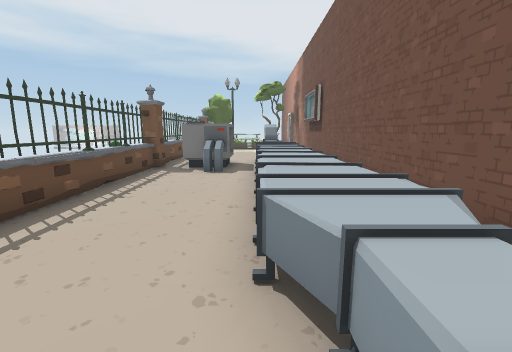
[1] (above)

12 first-person views from a walk through a 3-D level made in the Unity game engine. The camera is 1.3 m above the floor, tilts 10° down and sees 90° across. The floor is counted in squares, 1 m on a side. Each view is taken from the middle of a square. On the plan, view 1 faces up. The plan holds only what a view shows up to about 13 squares ahead; the rest is blank. The place goes on beyond the plan. The player character is not drawn. Some surface patterns are stand-ins.

[2]
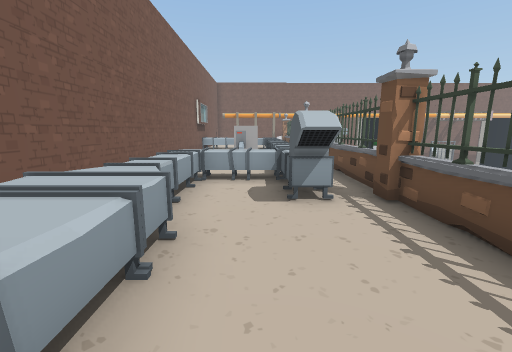

[3]
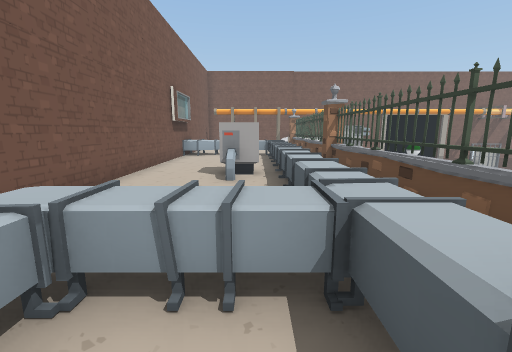

[4]
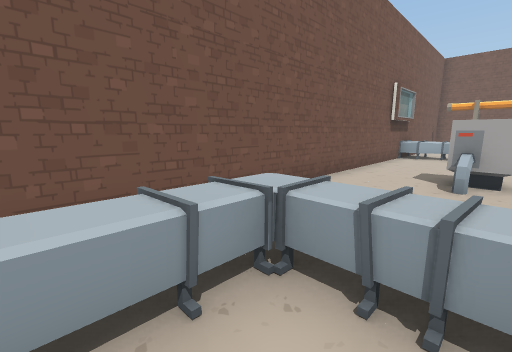

[5]
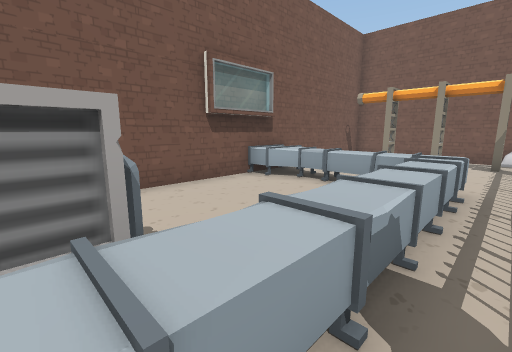

[6]
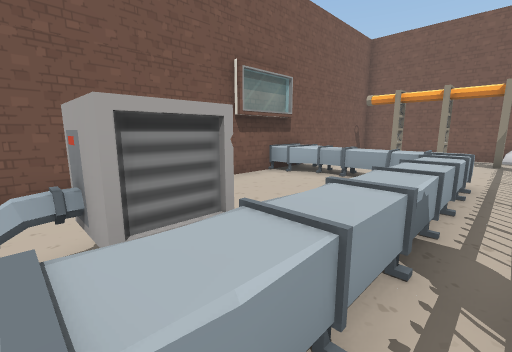

[7]
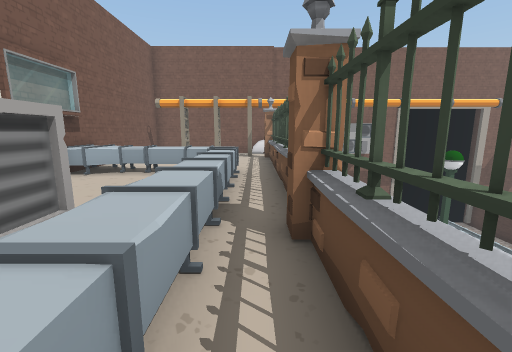

[8]
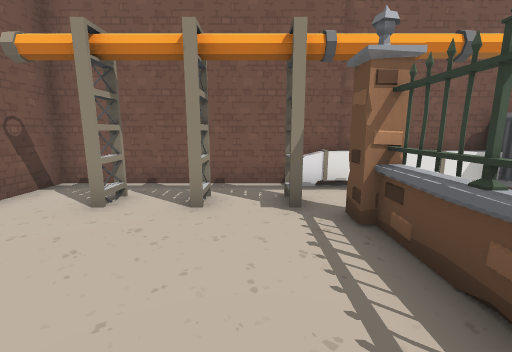

[9]
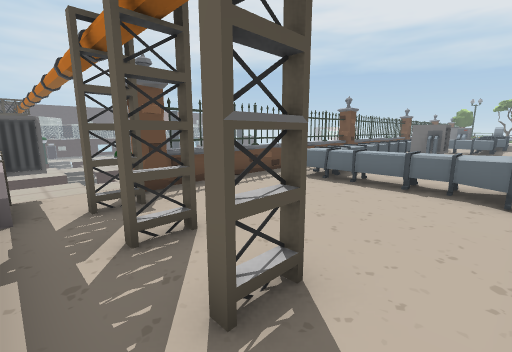

[10]
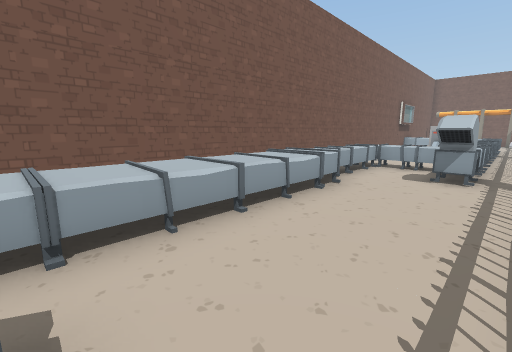

[11]
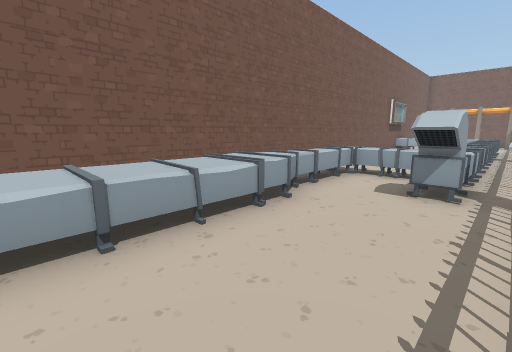

[12]
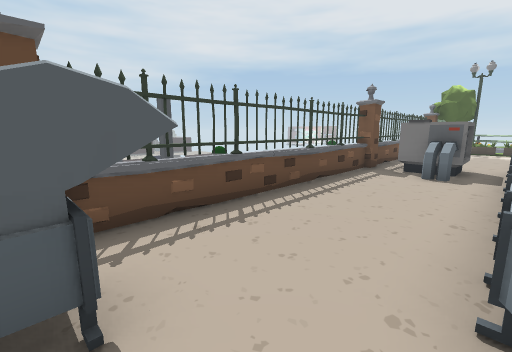

### Floor plan
Key: @ floor where view 1 was taken; # wall or solid block; x gap in a wall; . floor; = window, fence, low wall or low ledge; ^ raised ledge; v drop or lower ground.
Columns run from 6 left of view 1 to 3 right of it. Each row starts with its distance up from view 1.
  8   =..=^^.#
  7   #...^^.#
  6   =...^^.#
  5   #...^^.#
  4   =...^^.#
  3   #...^^.#
  2   =...^^.#
  1   #....^ #
  0   #.#.@^ #
 -1   =.^..^ #
 -2   #.^^^^ #
 -3   =.^... #
 -4   #.^... #
 -5   =.^    #
 -6   #.^....#
 -7   =.^.#..#
 -8   #.^#^..#
 -9   #.^....#
-10   =.^....#
-11   #.^....#
-12   =.^....#
-13   #.^....#
-14   =.^^^^^#
-15   #.....^^
-16   #......#
-17   #......#
-18   =......#
-19   #......#
-20   v..#.#.#
-21 ^^^x.....#
-22 ##########

Where each view was taken, in squares from view 1:
view 1: 0 up, 0 right, facing up
view 2: 5 up, 1 left, facing down
view 3: 0 up, 1 left, facing down
view 4: 0 up, 1 left, facing down-right
view 5: 8 down, 3 left, facing down-right
view 6: 7 down, 3 left, facing down-right
view 7: 6 down, 3 left, facing down
view 8: 15 down, 2 left, facing down
view 9: 21 down, 2 right, facing up-left
view 10: 8 up, 3 left, facing down-right
view 11: 6 up, 3 left, facing down-right
view 12: 0 up, 0 right, facing up-left
